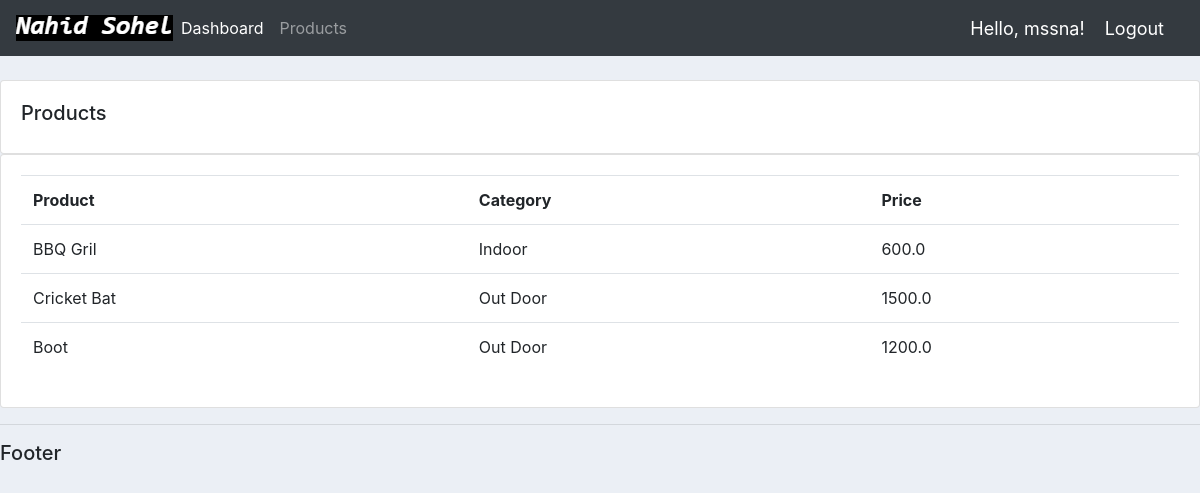
Screenshot of /products/ (signed in) with the database file from the repository.
### accounts/models.py (models this page shows, shortened)
class Product(models.Model):
    CATEGORY = (
        ('Indoor', 'Indoor'),
        ('Out Door', 'Out Door'),
    )
    name = models.CharField(max_length=200, null=True)
    price = models.FloatField(null=True)
    category = models.CharField(max_length=200, null=True, choices=CATEGORY)
    description = models.CharField(max_length=200, null=True)
    date_created = models.DateTimeField(auto_now_add=True, null=True)
    tags = models.ManyToManyField(Tag)

### accounts/decorators.py (the view)
        def wrapper_func(request, *args, **kwargs):
            group = None
            if request.user.groups.exists():
                group = request.user.groups.all()[0].name
                if group in allowed_roles:
                    return view_func(request, *args, **kwargs)
                else:
                    return HttpResponse("You are you allowed here!")

### accounts/views.py (called while the page is built)
@login_required(login_url='accounts:login')
@allowed_users(allowed_roles=['admin'])
def products(request):
    list_of_products = Product.objects.all()
    products = {'products' : list_of_products }
    return render(request, 'accounts/products.html', products)

### accounts/templates/accounts/products.html
{% extends 'accounts/main.html' %}
{% block  content %}
<br>
<div class="row">
    <div class="col-md">
        <div class="card card-body">
            <h5>Products</h5>
        </div>
        <div class="card card-body">
            <table class="table">
                <tr>
                    <th>Product</th>
                    <th>Category</th>
                    <th>Price</th>
                </tr>
                {% for product in products %}
                <tr>
                    <td>{{ product.name }}</td>
                    <td>{{ product.category }}</td>
                    <td>{{ product.price }}</td>
                </tr>
                {% endfor %}
            </table>
        </div>
    </div>
</div>
{% endblock %}

### accounts/templates/accounts/navbar.html (shortened to what this page needs)
{% load static %}
<nav class="navbar navbar-expand-lg navbar-dark bg-dark">
 <img src="{% static 'images/name.png' %}" alt="Name Logo">
  <div class="collapse navbar-collapse" id="navbarNav">
    <ul class="navbar-nav">
      {% if request.user.is_staff %}
      <li class="nav-item active">
        <a class="nav-link" href="{% url 'accounts:home' %}">Dashboard</a>
      </li>
      <li class="nav-item">
        <a class="nav-link" href="{% url 'accounts:products' %}">Products</a>
      </li>
      {% endif %}
    </ul>
  </div>
  <span class="hello-msg">Hello, {{ request.user }}!</span>
  <span><a class="hello-msg" href="{% url 'accounts:logout' %}">Logout</a></span>
</nav>

### static/css/main.css (style rules this page uses)
body { background-color: #ebeff5; }

### accounts/templates/accounts/navbar.html (style rules this page uses)
.hello-msg { font-size: 18px; color: #fff; margin-right: 20px; }

### rows the page displays
Product: name "BBQ Gril", category "Indoor", price "600.0"
Product: name "Cricket Bat", category "Out Door", price "1500.0"
Product: name "Boot", category "Out Door", price "1200.0"

### other values shown
{{ request.user }} "mssna"
